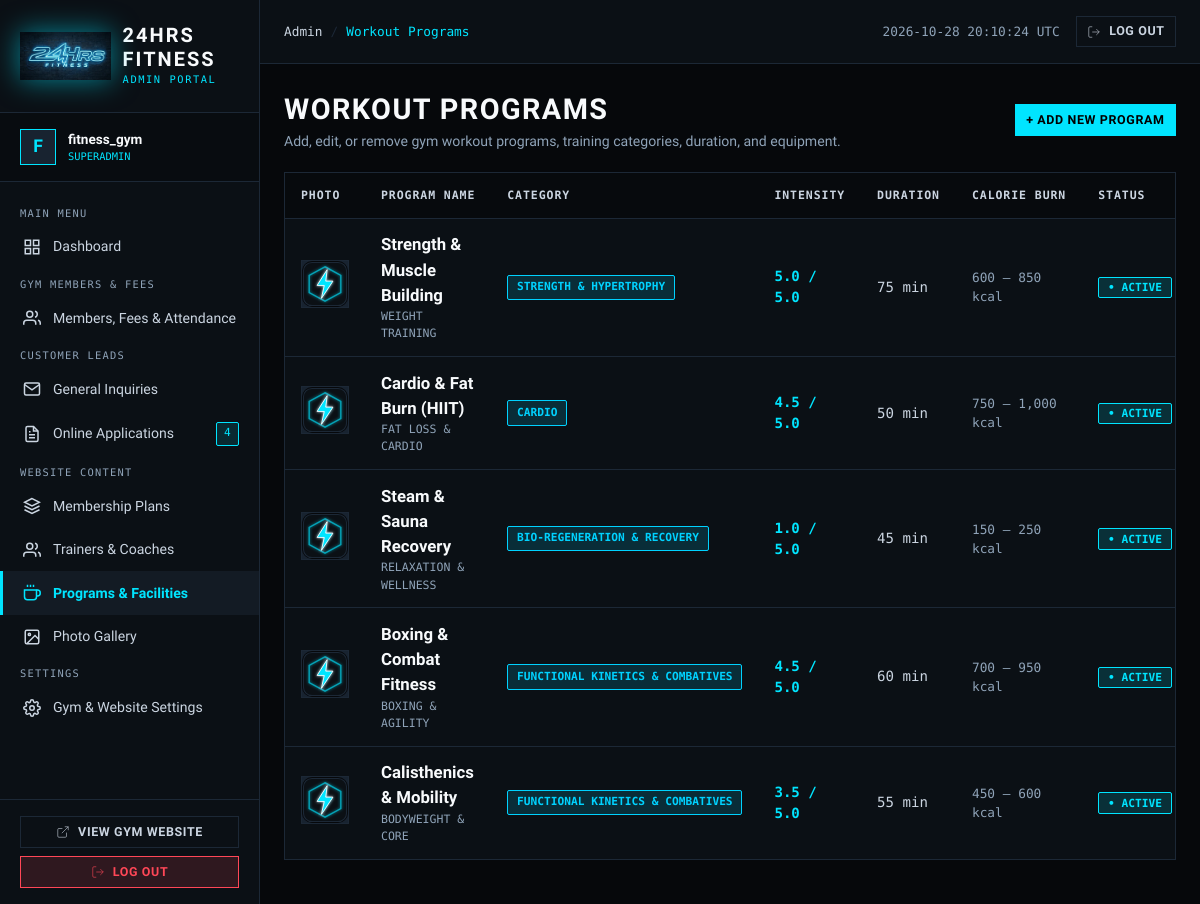
/admin/programs.php (signed in), run on the app's committed database.
### tables this page shows
CREATE TABLE `programs` (
  `id` int unsigned NOT NULL AUTO_INCREMENT,
  `slug` varchar(50) NOT NULL,
  `name` varchar(150) NOT NULL,
  `category` varchar(50) NOT NULL,
  `badge_text` varchar(100) NOT NULL,
  `short_desc` text NOT NULL,
  `intensity_score` decimal(2,1) NOT NULL,
  `intensity_display` varchar(50) NOT NULL,
  `duration_minutes` int NOT NULL,
  `burn_calories_range` varchar(50) NOT NULL,
  `coach_ratio` varchar(50) NOT NULL,
  `target_adaptation` text NOT NULL,
  `gear_stations` text NOT NULL,
  `recommended_cadence` varchar(255) NOT NULL,
  `image_url` varchar(500) NOT NULL,
  `sort_order` int NOT NULL DEFAULT '0',
  `is_active` tinyint(1) NOT NULL DEFAULT '1',
  `created_at` datetime NOT NULL DEFAULT CURRENT_TIMESTAMP,
  `updated_at` datetime NOT NULL DEFAULT CURRENT_TIMESTAMP ON UPDATE CURRENT_TIMESTAMP,
  PRIMARY KEY (`id`),
  UNIQUE KEY `slug` (`slug`),
  KEY `idx_program_slug` (`slug`),
  KEY `idx_program_category` (`category`),
  KEY `idx_program_active` (`is_active`,`sort_order`)
);

### includes/Database.php (called while the page is built, shortened)
<?php
class Database
{
    private static ?PDO $instance = null;
    public static function getConnection(): PDO
    {
        if (self::$instance !== null) {
            return self::$instance;
        }
        $host = (string) Env::get('DB_HOST', '127.0.0.1');
        $port = (int) Env::get('DB_PORT', 3306);
        $dbname = (string) Env::get('DB_NAME', 'fitness_gym');
        $user = (string) Env::get('DB_USER', 'root');
        $pass = (string) Env::get('DB_PASS', '');
        $charset = (string) Env::get('DB_CHARSET', 'utf8mb4');
        $dsn = "mysql:host={$host};port={$port};dbname={$dbname};charset={$charset}";
        $options = [
            PDO::ATTR_ERRMODE            => PDO::ERRMODE_EXCEPTION,
            PDO::ATTR_DEFAULT_FETCH_MODE => PDO::FETCH_ASSOC,
            PDO::ATTR_EMULATE_PREPARES   => false,
            PDO::ATTR_PERSISTENT         => false,
        ];
        if (defined('\Pdo\Mysql::ATTR_INIT_COMMAND')) {
            $options[\Pdo\Mysql::ATTR_INIT_COMMAND] = "SET NAMES {$charset} COLLATE {$charset}_unicode_ci";
        } elseif (defined('PDO::MYSQL_ATTR_INIT_COMMAND')) {
            @$options[PDO::MYSQL_ATTR_INIT_COMMAND] = "SET NAMES {$charset} COLLATE {$charset}_unicode_ci";
        }
        try {
            self::$instance = new PDO($dsn, $user, $pass, $options);
            return self::$instance;
        } catch (PDOException $e) {
            error_log('[DARK MATTER DATABASE ERROR]: ' . $e->getMessage());
            $debug = (bool) Env::get('APP_DEBUG', false);
            if ($debug) {
                throw new RuntimeException("Database Connection Error: " . $e->getMessage());
            }
            throw new RuntimeException("Secure connection to Dark Matter database telemetry is temporarily unavailable. Please retry shortly.");
        }
    }
    public static function fetchAll(string $sql, array $params = []): array
    {
        try {
            $stmt = self::getConnection()->prepare($sql);
            $stmt->execute($params);
            return $stmt->fetchAll();
        } catch (PDOException $e) {
            error_log('[DARK MATTER QUERY ERROR]: ' . $e->getMessage() . " | SQL: {$sql}");
            throw new RuntimeException("Data retrieval failed. Please try again.");
        }
    }
}

### includes/helpers.php (called while the page is built, shortened)
<?php
if (!function_exists('e')) {
    function e(mixed $value): string
    {
        return htmlspecialchars((string) $value, ENT_QUOTES | ENT_SUBSTITUTE, 'UTF-8');
    }
}

### admin/programs.php (the view, shortened to what this page needs)
<?php
require_once __DIR__ . '/includes/auth.php';
require_once dirname(__DIR__) . '/includes/Database.php';
require_once dirname(__DIR__) . '/includes/Security.php';
require_once dirname(__DIR__) . '/includes/helpers.php';
$action = $_GET['action'] ?? 'list';
$categories = [
    'strength'     => 'Strength & Hypertrophy',
    'conditioning' => 'Metabolic Systems & Conditioning',
    'recovery'     => 'Bio-Regeneration & Recovery',
    'functional'   => 'Functional Kinetics & Combatives'
];
$programData = null;
require_once __DIR__ . '/includes/header.php';
?>
<div class="adm-toolbar">
  <div>
    <h1 class="adm-page-title" style="margin-bottom: 0;">WORKOUT PROGRAMS</h1>
    <p class="adm-page-subtitle">Add, edit, or remove gym workout programs, training categories, duration, and equipment.</p>
  </div>
  <div>
    <?php if ($action === 'list'): ?>
      <a href="programs.php?action=create" class="adm-btn adm-btn-lime adm-btn-sm">+ Add New Program</a>
    <?php else: ?>
      <a href="programs.php" class="adm-btn adm-btn-outline adm-btn-sm">&larr; Back to Programs List</a>
    <?php endif; ?>
  </div>
</div>
<?php if ($action === 'create' || $action === 'edit'): ?>
  <div class="adm-card" style="max-width: 800px;">
    <h3 style="margin-bottom: 1.5rem; font-size: 1.3rem;">
      <?= $action === 'edit' ? 'EDIT PROGRAM: ' . e($programData['name']) : 'ADD NEW WORKOUT PROGRAM' ?>
    </h3>
    <form method="POST" action="programs.php" enctype="multipart/form-data">
      <input type="hidden" name="csrf_token" value="<?= e($csrfToken) ?>">
      <input type="hidden" name="action" value="save">
      <input type="hidden" name="id" value="<?= e($programData['id'] ?? 0) ?>">
      <div style="display: grid; grid-template-columns: repeat(auto-fit, minmax(280px, 1fr)); gap: 1rem; margin-bottom: 1.25rem;">
        <div>
          <label class="adm-label" for="name">Program Name *</label>
          <input type="text" id="name" name="name" class="adm-input" required placeholder="e.g. Strength & Muscle Hypertrophy" value="<?= e($programData['name'] ?? '') ?>">
        </div>
        <div>
          <label class="adm-label" for="slug">URL Slug (Optional)</label>
          <input type="text" id="slug" name="slug" class="adm-input" placeholder="e.g. strength-hypertrophy" value="<?= e($programData['slug'] ?? '') ?>">
          <small style="color: var(--adm-silver-dim); font-size: 0.72rem;">Leave blank to auto-generate from name.</small>
        </div>
      </div>
      <div style="display: grid; grid-template-columns: repeat(auto-fit, minmax(280px, 1fr)); gap: 1rem; margin-bottom: 1.25rem;">
        <div>
          <label class="adm-label" for="category">Category</label>
          <select id="category" name="category" class="adm-select">
            <?php foreach ($categories as $catKey => $catLabel): ?>
              <option value="<?= e($catKey) ?>" <?= ($programData['category'] ?? '') === $catKey ? 'selected' : '' ?>>
                <?= e($catLabel) ?>
              </option>
            <?php endforeach; ?>
          </select>
        </div>
        <div>
          <label class="adm-label" for="badge_text">Tag / Badge</label>
          <input type="text" id="badge_text" name="badge_text" class="adm-input" placeholder="e.g. Heavy Strength, HIIT Cardio" value="<?= e($programData['badge_text'] ?? '') ?>">
        </div>
      </div>
      <div style="margin-bottom: 1.25rem;">
        <label class="adm-label" for="short_desc">Program Description</label>
        <textarea id="short_desc" name="short_desc" rows="3" class="adm-textarea" placeholder="Detailed description of workout structure and targets..."><?= e($programData['short_desc'] ?? '') ?></textarea>
      </div>
      <div style="display: grid; grid-template-columns: repeat(auto-fit, minmax(180px, 1fr)); gap: 1rem; margin-bottom: 1.25rem;">
        <div>
          <label class="adm-label" for="intensity_score">Intensity Score (1.0–5.0)</label>
          <input type="number" step="0.1" min="1.0" max="5.0" id="intensity_score" name="intensity_score" class="adm-input" value="<?= e($programData['intensity_score'] ?? 4.5) ?>">
        </div>
        <div>
          <label class="adm-label" for="intensity_display">Intensity Label</label>
          <input type="text" id="intensity_display" name="intensity_display" class="adm-input" placeholder="e.g. High Intensity • Advanced" value="<?= e($programData['intensity_display'] ?? '') ?>">
        </div>
        <div>
          <label class="adm-label" for="duration_minutes">Duration (Minutes)</label>
          <input type="number" id="duration_minutes" name="duration_minutes" class="adm-input" value="<?= e($programData['duration_minutes'] ?? 60) ?>">
        </div>
        <div>
          <label class="adm-label" for="burn_calories_range">Calorie Burn Range</label>
          <input type="text" id="burn_calories_range" name="burn_calories_range" class="adm-input" placeholder="e.g. 500–800 kcal" value="<?= e($programData['burn_calories_range'] ?? '500–800 kcal') ?>">
        </div>
      </div>
      <div style="display: grid; grid-template-columns: repeat(auto-fit, minmax(280px, 1fr)); gap: 1rem; margin-bottom: 1.25rem;">
        <div>
          <label class="adm-label" for="coach_ratio">Trainer to Member Ratio</label>
          <input type="text" id="coach_ratio" name="coach_ratio" class="adm-input" placeholder="e.g. 1:1 Personal or 1:10 Group" value="<?= e($programData['coach_ratio'] ?? '1:6 Group') ?>">
        </div>
        <div>
          <label class="adm-label" for="recommended_cadence">Recommended Schedule</label>
          <input type="text" id="recommended_cadence" name="recommended_cadence" class="adm-input" placeholder="e.g. 3–4 Days Weekly" value="<?= e($programData['recommended_cadence'] ?? '3–4 Days Weekly') ?>">
        </div>
      </div>
      <div style="display: grid; grid-template-columns: repeat(auto-fit, minmax(280px, 1fr)); gap: 1rem; margin-bottom: 1.25rem;">
        <div>
          <label class="adm-label" for="target_adaptation">Fitness Goals & Benefits</label>
          <textarea id="target_adaptation" name="target_adaptation" rows="3" class="adm-textarea" placeholder="Muscle growth, strength gain, functional power..."><?= e($programData['target_adaptation'] ?? '') ?></textarea>
        </div>
        <div>
          <label class="adm-label" for="gear_stations">Equipment & Facilities Used</label>
          <textarea id="gear_stations" name="gear_stations" rows="3" class="adm-textarea" placeholder="Olympic barbells, squat racks, dumbbells, cable machines..."><?= e($programData['gear_stations'] ?? '') ?></textarea>
        </div>
      </div>
      <div style="display: grid; grid-template-columns: repeat(auto-fit, minmax(280px, 1fr)); gap: 1rem; margin-bottom: 1.25rem; background: var(--adm-surface); padding: 1rem; border: 1px solid var(--adm-border);">
        <div>
          <label class="adm-label" for="image_file">Upload Program Photo (JPEG, PNG, WebP, max 5MB)</label>
          <input type="file" id="image_file" name="image_file" accept="image/jpeg,image/png,image/webp,image/gif" class="adm-input" style="padding: 0.35rem 0.5rem;">
        </div>
        <div>
          <label class="adm-label" for="image_url">OR Existing Image URL</label>
          <input type="text" id="image_url" name="image_url" class="adm-input" placeholder="https://images.unsplash.com/... or assets/images/..." value="<?= e($programData['image_url'] ?? '') ?>">
          <?php if (!empty($programData['image_url'])): ?>
            <div style="display: flex; align-items: center; gap: 0.5rem; margin-top: 0.5rem;">
              <img src="<?= (str_starts_with($programData['image_url'], 'http') ? '' : '../') . e($programData['image_url']) ?>" alt="Preview" class="adm-thumb">
              <span style="font-size: 0.72rem; color: var(--adm-silver-dim);">Current Image</span>
            </div>
          <?php endif; ?>
        </div>
      </div>
      <div style="display: grid; grid-template-columns: repeat(auto-fit, minmax(200px, 1fr)); gap: 1rem; margin-bottom: 1.75rem;">
        <div>
          <label class="adm-label" for="sort_order">Display Order</label>
          <input type="number" id="sort_order" name="sort_order" class="adm-input" value="<?= e($programData['sort_order'] ?? 10) ?>">
        </div>
        <div style="display: flex; align-items: flex-end; padding-bottom: 0.5rem;">
          <label style="display: flex; align-items: center; gap: 0.5rem; cursor: pointer;">
            <input type="checkbox" name="is_active" value="1" <?= (!isset($programData['is_active']) || !empty($programData['is_active'])) ? 'checked' : '' ?> style="accent-color: var(--adm-lime); width: 18px; height: 18px;">
            <span style="font-size: 0.88rem; color: var(--adm-white);">Program Active (Show on gym website)</span>
          </label>
        </div>
      </div>
      <div style="display: flex; gap: 1rem;">
        <button type="submit" class="adm-btn adm-btn-lime">Save Workout Program</button>
        <a href="programs.php" class="adm-btn adm-btn-outline">Cancel</a>
      </div>
    </form>
  </div>
<?php else: ?>
  <?php
  try {
      $programs = Database::fetchAll("SELECT * FROM `programs` ORDER BY `sort_order` ASC, `id` ASC");
  } catch (\Throwable $e) {
      error_log('[PROGRAMS LIST ERROR]: ' . $e->getMessage());
      $programs = [];
  }
  ?>
  <?php if (empty($programs)): ?>
    <div class="adm-card">
      <div class="adm-empty">
        <div class="adm-empty-title">No Workout Programs Found</div>
        <div class="adm-empty-text">No workout programs have been created yet. Add your first program.</div>
        <a href="programs.php?action=create" class="adm-btn adm-btn-lime">+ Add First Program</a>
      </div>
    </div>
  <?php else: ?>
    <div class="adm-table-container">
      <table class="adm-table">
        <thead>
          <tr>
            <th>Photo</th>
            <th>Program Name</th>
            <th>Category</th>
            <th>Intensity</th>
            <th>Duration</th>
            <th>Calorie Burn</th>
            <th>Status</th>
          </tr>
        </thead>
        <tbody>
          <?php foreach ($programs as $p): ?>
            <tr>
              <td>
                <img
                  src="<?= (str_starts_with($p['image_url'], 'http') ? '' : '../') . e($p['image_url']) ?>"
                  alt="<?= e($p['name']) ?>"
                  class="adm-thumb"
                  onerror="this.src='../assets/images/favicon.svg';"
                >
              </td>
              <td>
                <div style="font-weight: 700; font-size: 1.05rem; font-family: var(--adm-font-heading); color: var(--adm-white);">
                  <?= e($p['name']) ?>
                </div>
                <div style="font-size: 0.72rem; color: var(--adm-silver-dim); font-family: var(--adm-font-mono);">
                  <?= e($p['badge_text']) ?>
                </div>
              </td>
              <td>
                <span class="adm-badge scheduled">
                  <?= e($categories[$p['category']] ?? $p['category']) ?>
                </span>
              </td>
              <td>
                <span style="font-family: var(--adm-font-mono); font-weight: 700; color: var(--adm-lime);">
                  <?= number_format((float)$p['intensity_score'], 1) ?> / 5.0
                </span>
              </td>
              <td style="font-family: var(--adm-font-mono); color: var(--adm-silver);">
                <?= e($p['duration_minutes']) ?> min
              </td>
              <td style="font-family: var(--adm-font-mono); font-size: 0.8rem; color: var(--adm-silver-dim);">
                <?= e($p['burn_calories_range']) ?>
              </td>
              <td>
                <form method="POST" action="programs.php" style="display: inline;">
                  <button type="submit" class="adm-badge <?= $p['is_active'] ? 'active' : 'inactive' ?>" style="cursor: pointer; border-style: solid;" title="Click to toggle publish status">
                    <?= $p['is_active'] ? '&bull; ACTIVE' : '&bull; HIDDEN' ?>
                  </button>
                </form>
              </td>
            </tr>
          <?php endforeach; ?>
        </tbody>
      </table>
    </div>
  <?php endif; ?>
<?php endif; ?>
<?php require_once __DIR__ . '/includes/footer.php'; ?>

### data on the page
programs: name "Strength & Muscle Building", badge_text "WEIGHT TRAINING", category "STRENGTH & HYPERTROPHY", intensity_score "5.0", duration_minutes "75", burn_calories_range "600 – 850 kcal", is_active "• ACTIVE"
programs: name "Cardio & Fat Burn (HIIT)", badge_text "FAT LOSS & CARDIO", category "CARDIO", intensity_score "4.5", duration_minutes "50", burn_calories_range "750 – 1,000 kcal", is_active "• ACTIVE"
programs: name "Steam & Sauna Recovery", badge_text "RELAXATION & WELLNESS", category "BIO-REGENERATION & RECOVERY", intensity_score "1.0", duration_minutes "45", burn_calories_range "150 – 250 kcal", is_active "• ACTIVE"
programs: name "Boxing & Combat Fitness", badge_text "BOXING & AGILITY", category "FUNCTIONAL KINETICS & COMBATIVES", intensity_score "4.5", duration_minutes "60", burn_calories_range "700 – 950 kcal", is_active "• ACTIVE"
programs: name "Calisthenics & Mobility", badge_text "BODYWEIGHT & CORE", category "FUNCTIONAL KINETICS & COMBATIVES", intensity_score "3.5", duration_minutes "55", burn_calories_range "450 – 600 kcal", is_active "• ACTIVE"

### other printed values
substr($currentUser['username'] ?? 'A', 0, 1) "F"
$currentUser['username'] "fitness_gym"
$currentUser['role'] "SUPERADMIN"
$pendingApplicationsCount "4"
$pageTitle "Workout Programs"
